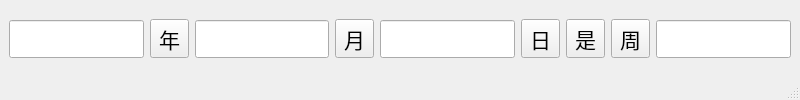
<?xml version="1.0" encoding="UTF-8"?>
<ui version="4.0">
 <class>MainWindow</class>
 <widget class="QMainWindow" name="MainWindow">
  <property name="geometry">
   <rect>
    <x>0</x>
    <y>0</y>
    <width>800</width>
    <height>100</height>
   </rect>
  </property>
  <property name="windowTitle">
   <string>Week</string>
  </property>
  <widget class="QWidget" name="centralwidget">
   <layout class="QHBoxLayout" name="horizontalLayout_2">
    <item>
     <layout class="QHBoxLayout" name="horizontalLayout">
      <item>
       <widget class="QLineEdit" name="lineEdit_1">
        <property name="font">
         <font>
          <family>黑体</family>
          <pointsize>16</pointsize>
         </font>
        </property>
       </widget>
      </item>
      <item>
       <widget class="QToolButton" name="toolButton_1">
        <property name="font">
         <font>
          <family>黑体</family>
          <pointsize>16</pointsize>
         </font>
        </property>
        <property name="text">
         <string>年</string>
        </property>
       </widget>
      </item>
      <item>
       <widget class="QLineEdit" name="lineEdit_2">
        <property name="font">
         <font>
          <family>黑体</family>
          <pointsize>16</pointsize>
         </font>
        </property>
       </widget>
      </item>
      <item>
       <widget class="QToolButton" name="toolButton_2">
        <property name="font">
         <font>
          <family>黑体</family>
          <pointsize>16</pointsize>
         </font>
        </property>
        <property name="text">
         <string>月</string>
        </property>
       </widget>
      </item>
      <item>
       <widget class="QLineEdit" name="lineEdit_3">
        <property name="font">
         <font>
          <family>黑体</family>
          <pointsize>16</pointsize>
         </font>
        </property>
       </widget>
      </item>
      <item>
       <widget class="QToolButton" name="toolButton_3">
        <property name="font">
         <font>
          <family>黑体</family>
          <pointsize>16</pointsize>
         </font>
        </property>
        <property name="text">
         <string>日</string>
        </property>
       </widget>
      </item>
      <item>
       <widget class="QToolButton" name="toolButton_4">
        <property name="font">
         <font>
          <family>黑体</family>
          <pointsize>16</pointsize>
         </font>
        </property>
        <property name="text">
         <string>是</string>
        </property>
       </widget>
      </item>
      <item>
       <widget class="QToolButton" name="toolButton_5">
        <property name="font">
         <font>
          <family>黑体</family>
          <pointsize>16</pointsize>
         </font>
        </property>
        <property name="text">
         <string>周</string>
        </property>
       </widget>
      </item>
      <item>
       <widget class="QLineEdit" name="lineEdit_4">
        <property name="font">
         <font>
          <family>黑体</family>
          <pointsize>16</pointsize>
         </font>
        </property>
       </widget>
      </item>
     </layout>
    </item>
   </layout>
  </widget>
  <widget class="QMenuBar" name="menubar">
   <property name="geometry">
    <rect>
     <x>0</x>
     <y>0</y>
     <width>550</width>
     <height>22</height>
    </rect>
   </property>
  </widget>
  <widget class="QStatusBar" name="statusbar"/>
 </widget>
 <resources/>
 <connections/>
</ui>
